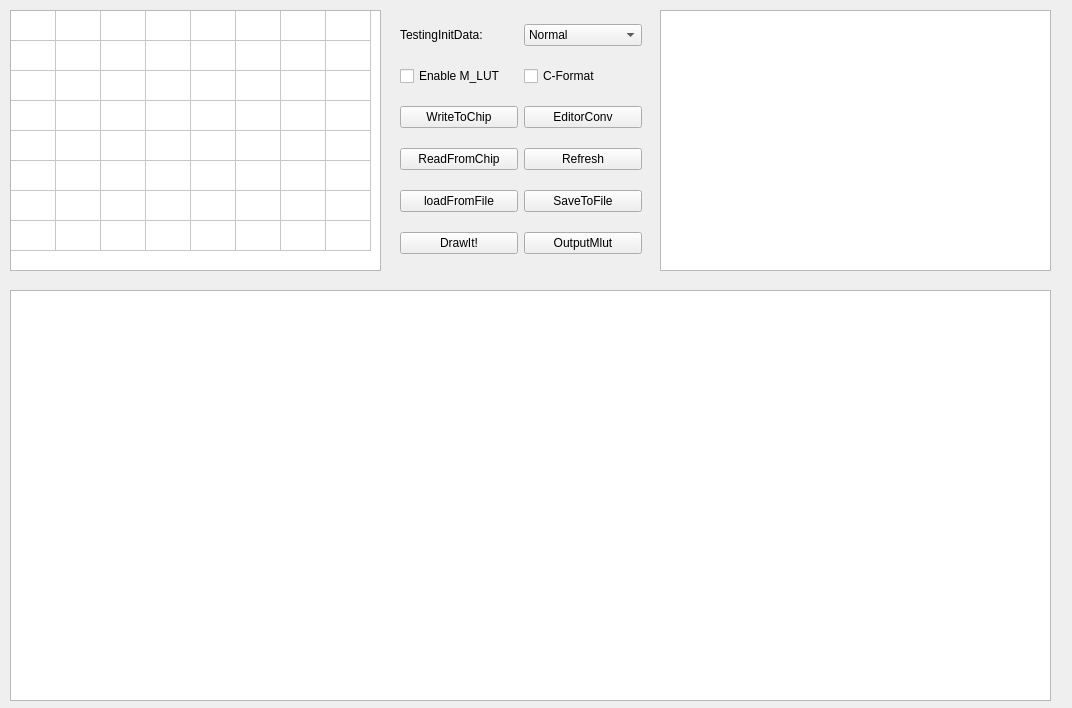
<?xml version="1.0" encoding="UTF-8"?>
<ui version="4.0">
 <class>Form_mLut</class>
 <widget class="QWidget" name="Form_mLut">
  <property name="geometry">
   <rect>
    <x>0</x>
    <y>0</y>
    <width>1072</width>
    <height>708</height>
   </rect>
  </property>
  <property name="windowTitle">
   <string>Form_mLut</string>
  </property>
  <widget class="QTableWidget" name="tableWidget_mlut">
   <property name="geometry">
    <rect>
     <x>10</x>
     <y>10</y>
     <width>371</width>
     <height>261</height>
    </rect>
   </property>
   <property name="rowCount">
    <number>8</number>
   </property>
   <property name="columnCount">
    <number>8</number>
   </property>
   <attribute name="horizontalHeaderVisible">
    <bool>false</bool>
   </attribute>
   <attribute name="horizontalHeaderDefaultSectionSize">
    <number>45</number>
   </attribute>
   <attribute name="horizontalHeaderHighlightSections">
    <bool>false</bool>
   </attribute>
   <attribute name="horizontalHeaderMinimumSectionSize">
    <number>21</number>
   </attribute>
   <attribute name="verticalHeaderVisible">
    <bool>false</bool>
   </attribute>
   <row/>
   <row/>
   <row/>
   <row/>
   <row/>
   <row/>
   <row/>
   <row/>
   <column/>
   <column/>
   <column/>
   <column/>
   <column/>
   <column/>
   <column/>
   <column/>
  </widget>
  <widget class="QPlainTextEdit" name="plainTextEdit_output">
   <property name="geometry">
    <rect>
     <x>660</x>
     <y>10</y>
     <width>391</width>
     <height>261</height>
    </rect>
   </property>
  </widget>
  <widget class="QGraphicsView" name="graphicsView_mlut">
   <property name="geometry">
    <rect>
     <x>10</x>
     <y>290</y>
     <width>1041</width>
     <height>411</height>
    </rect>
   </property>
  </widget>
  <widget class="QWidget" name="gridLayoutWidget_2">
   <property name="geometry">
    <rect>
     <x>400</x>
     <y>10</y>
     <width>242</width>
     <height>261</height>
    </rect>
   </property>
   <layout class="QGridLayout" name="gridLayout_2">
    <item row="1" column="0">
     <widget class="QCheckBox" name="checkBox_en">
      <property name="text">
       <string>Enable M_LUT</string>
      </property>
     </widget>
    </item>
    <item row="6" column="1">
     <widget class="QPushButton" name="pushButton_output">
      <property name="text">
       <string>OutputMlut</string>
      </property>
     </widget>
    </item>
    <item row="3" column="0">
     <widget class="QPushButton" name="pushButton_read">
      <property name="text">
       <string>ReadFromChip</string>
      </property>
     </widget>
    </item>
    <item row="1" column="1">
     <widget class="QCheckBox" name="checkBox_toc">
      <property name="text">
       <string>C-Format</string>
      </property>
     </widget>
    </item>
    <item row="0" column="1">
     <widget class="QComboBox" name="comboBox_test">
      <item>
       <property name="text">
        <string>Normal</string>
       </property>
      </item>
      <item>
       <property name="text">
        <string>SetToZeroAll</string>
       </property>
      </item>
      <item>
       <property name="text">
        <string>SetAllTo_63</string>
       </property>
      </item>
      <item>
       <property name="text">
        <string>SetBinaryToAll</string>
       </property>
      </item>
     </widget>
    </item>
    <item row="2" column="1">
     <widget class="QPushButton" name="pushButton_convert">
      <property name="text">
       <string>EditorConv</string>
      </property>
     </widget>
    </item>
    <item row="4" column="0">
     <widget class="QPushButton" name="pushButton_load">
      <property name="text">
       <string>loadFromFile</string>
      </property>
     </widget>
    </item>
    <item row="6" column="0">
     <widget class="QPushButton" name="pushButton_draw">
      <property name="text">
       <string>DrawIt!</string>
      </property>
     </widget>
    </item>
    <item row="2" column="0">
     <widget class="QPushButton" name="pushButton_write">
      <property name="text">
       <string>WriteToChip</string>
      </property>
     </widget>
    </item>
    <item row="3" column="1">
     <widget class="QPushButton" name="pushButton_refresh">
      <property name="text">
       <string>Refresh</string>
      </property>
     </widget>
    </item>
    <item row="4" column="1">
     <widget class="QPushButton" name="pushButton_save">
      <property name="text">
       <string>SaveToFile</string>
      </property>
     </widget>
    </item>
    <item row="0" column="0">
     <widget class="QLabel" name="label_1">
      <property name="text">
       <string>TestingInitData:</string>
      </property>
     </widget>
    </item>
   </layout>
  </widget>
 </widget>
 <resources/>
 <connections/>
</ui>
